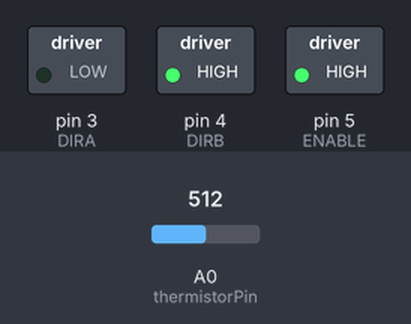
The sketch below on a simulated Arduino Uno, built with avr-gcc and run on an emulated ATmega328P. Shown: switched loads named in the sketch (green lamp = pin HIGH). The inputs (shaded band) are chosen by the test bench; at power-on: A0 (thermistorPin) = 512. What the sketch prints to the serial monitor is not drawn.

Above: at 0.1 s.
Timing chart, 0 to 1.6 s (numbered marks = the images above):
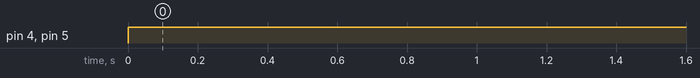

Measured:
- by itself, pin 4 (DIRB), pin 5 (ENABLE): LOW → HIGH at 0.00 s

The sketch:

thermistor_fan.ino
```cpp
// Pins
int thermistorPin = A0;
#define ENABLE 5
#define DIRA 3
#define DIRB 4

// Thermistor global variables
double tempK;
float tempC;
float tempF;
int tempReading;

float R1 = 10000.0;
float c1 = 2.055804316e-03, c2 = 0.5779987905e-04, c3 = 5.356844641e-07;

int startTime;

// Motor speed (1 is off, 2 is slow, 3 is fast)
int motorSpeed = 3;

void setup() {
  // Set pin direction
  pinMode(ENABLE, OUTPUT);
  pinMode(DIRA, OUTPUT);
  pinMode(DIRB, OUTPUT);

  startTime = micros();

  Serial.begin(115200);
}

void loop() {
  // Thermistor measurements
  tempReading = analogRead(thermistorPin);

  // Temperature conversions
  tempK = log(R1 * ((1024.0 / tempReading - 1)));
  // tempK = 1/(0.001129148+(0.000234125+(0.0000000876741*tempK*tempK))* tempK);
  tempK = (1.0 / (c1 + c2*tempK + c3*tempK*tempK*tempK));
  tempC = tempK - 273.15;
  tempF = (tempC * 9.0) / 5.0 + 32.0;

  // Printing temperature in Celsius
  //Serial.println(tempC);
  //Serial.print(micros()-startTime);
  //Serial.print(",");
  Serial.println(tempC);

  // Running motor
  if(motorSpeed == 1)
  {
    digitalWrite(ENABLE, LOW);
  }
  else if(motorSpeed == 2)
  {
    analogWrite(ENABLE, 128);
    digitalWrite(DIRA, LOW);
    digitalWrite(DIRB, HIGH);
  }
  else if(motorSpeed == 3)
  {
    digitalWrite(ENABLE, HIGH);
    digitalWrite(DIRA, LOW);
    digitalWrite(DIRB, HIGH);
  }

  delay(50);
}
```
